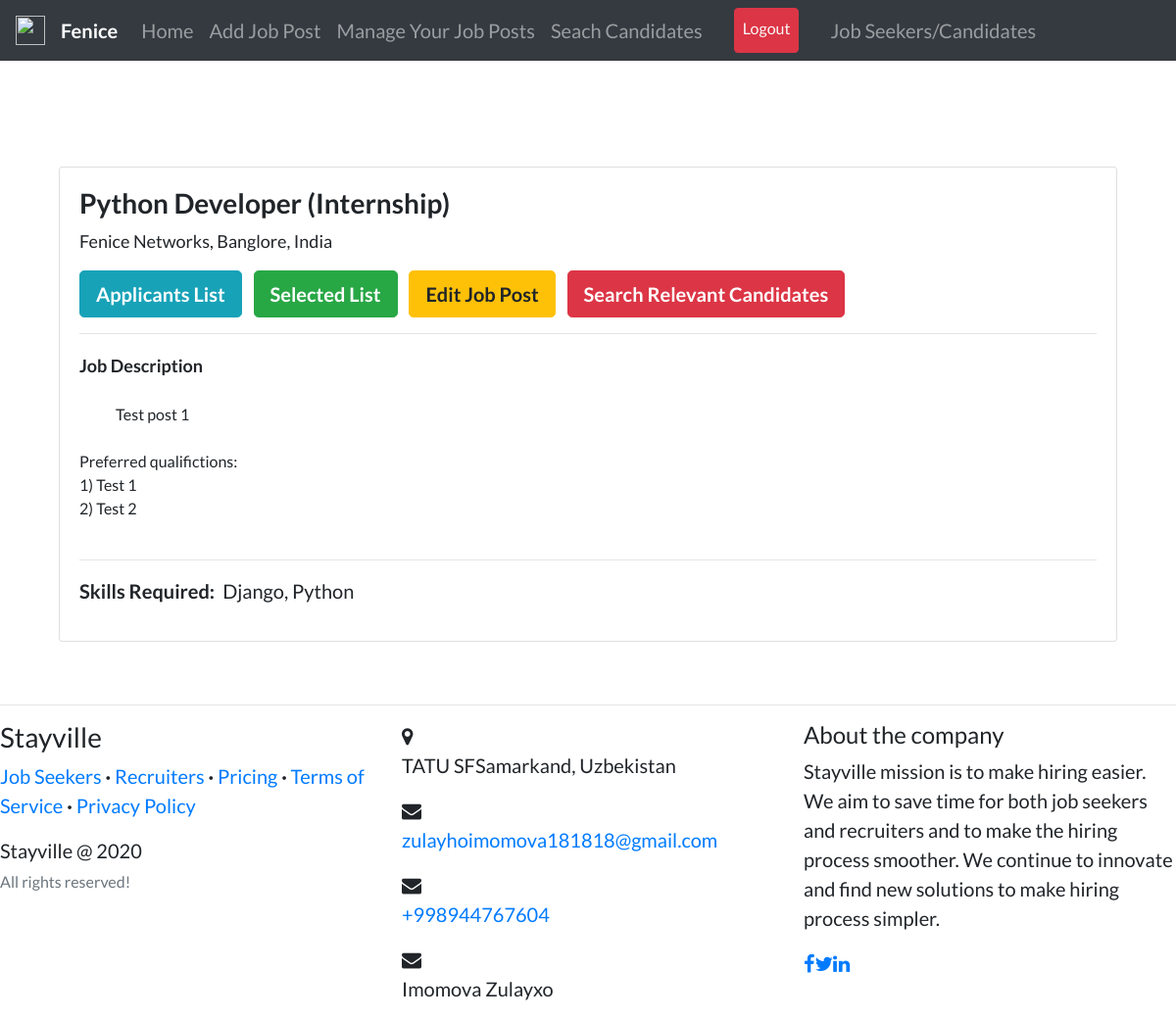
/hiring/job/job-post-test-1 (signed in), run on the app's committed database.
### recruiters/models.py (models this page shows, shortened)
class Job(models.Model):
    recruiter = models.ForeignKey(
        User, related_name='jobs', on_delete=models.CASCADE)
    title = models.CharField(max_length=255)
    company = models.CharField(max_length=200)
    location = models.CharField(max_length=255)
    description = models.TextField()
    skills_req = models.CharField(max_length=200)
    job_type = models.CharField(
        max_length=30, choices=CHOICES, default='Full Time', null=True)
    link = models.URLField(null=True, blank=True)
    slug = AutoSlugField(populate_from='title', unique=True, null=True)
    date_posted = models.DateTimeField(default=timezone.now)

### recruiters/views.py (the view)
# urls.py: path('job/<slug>', views.job_detail, name='job-detail'),
@login_required
def job_detail(request, slug):
    job = get_object_or_404(Job, slug=slug)
    context = {
        'job': job,
        'rec_navbar': 1,
    }
    return render(request, 'recruiters/job_detail.html', context)

### recruiters/templates/recruiters/job_detail.html (shortened to what this page needs)
{% extends "users/layout.html" %} {% load static %} {% block content %}
<br /><br />
<div class="container">
  {% if request.user == job.recruiter %}
  <div class="row">
    <div class="col-md-12">
      <div class="card card-signin my-5">
        <div class="card-body">
          <h3>
            <b>{{job.title}} ({{job.job_type}})</b>
          </h3>
          <p style="font-size: 18px">{{job.company}}, {{job.location}}</p>
          {% if not job.link %}
          <a
            class="btn btn-info btn-lg mr-2"
            href="{% url 'applicant-list' job.slug %}"
            ><b>Applicants List</b></a
          >
          <a
            class="btn btn-success btn-lg mr-2"
            href="{% url 'selected-list' job.slug %}"
            ><b>Selected List</b></a
          >
          {% endif %}
          <a
            class="btn btn-warning btn-lg mr-2"
            href="{% url 'edit-job-post' job.slug %}"
            ><b>Edit Job Post</b></a
          >
          <a
            class="btn btn-danger btn-lg"
            href="{% url 'job-candidate-search' job.slug %}"
            ><b>Search Relevant Candidates</b></a
          >
          <hr my-2 />
          <span style="font-size: 18px"><b>Job Description</b></span>
          <p style="white-space: pre-wrap; font-size: 16px">
            {{ job.description }}
          </p>
          <hr my-2 />
          <p><b class="mr-2">Skills Required:</b>{{job.skills_req}}</p>
        </div>
      </div>
    </div>
  </div>
  {% endif %}
</div>
{% endblock content %}

### users/templates/users/layout.html (style rules this page uses)
body { font-family: "Lato"; font-size: 20px; }

### data on the page
Job: title "Python Developer", job_type "Internship", company "Fenice Networks", location "Banglore, India", description "Test post 1 Preferred qualifictions: 1) Test 1 2) Test 2", skills_req "Django, Python"
